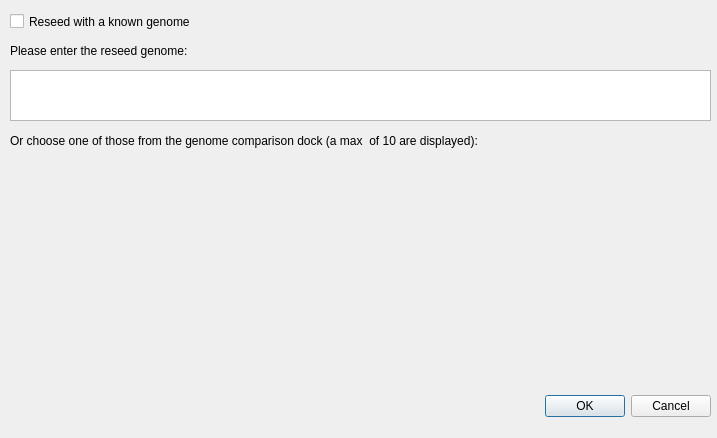
<?xml version="1.0" encoding="UTF-8"?>
<ui version="4.0">
 <class>reseed</class>
 <widget class="QDialog" name="reseed">
  <property name="geometry">
   <rect>
    <x>0</x>
    <y>0</y>
    <width>717</width>
    <height>438</height>
   </rect>
  </property>
  <property name="windowTitle">
   <string>Dialog</string>
  </property>
  <widget class="QDialogButtonBox" name="buttonBox">
   <property name="geometry">
    <rect>
     <x>370</x>
     <y>390</y>
     <width>341</width>
     <height>32</height>
    </rect>
   </property>
   <property name="orientation">
    <enum>Qt::Horizontal</enum>
   </property>
   <property name="standardButtons">
    <set>QDialogButtonBox::Cancel|QDialogButtonBox::Ok</set>
   </property>
  </widget>
  <widget class="QLabel" name="label">
   <property name="geometry">
    <rect>
     <x>10</x>
     <y>40</y>
     <width>361</width>
     <height>21</height>
    </rect>
   </property>
   <property name="text">
    <string>Please enter the reseed genome:</string>
   </property>
  </widget>
  <widget class="QPlainTextEdit" name="genomeTextEdit">
   <property name="geometry">
    <rect>
     <x>10</x>
     <y>70</y>
     <width>701</width>
     <height>51</height>
    </rect>
   </property>
  </widget>
  <widget class="QCheckBox" name="CheckBoxReseedSession">
   <property name="geometry">
    <rect>
     <x>10</x>
     <y>10</y>
     <width>331</width>
     <height>23</height>
    </rect>
   </property>
   <property name="text">
    <string>Reseed with a known genome</string>
   </property>
  </widget>
  <widget class="QLabel" name="label_2">
   <property name="geometry">
    <rect>
     <x>10</x>
     <y>120</y>
     <width>701</width>
     <height>41</height>
    </rect>
   </property>
   <property name="text">
    <string>Or choose one of those from the genome comparison dock (a max  of 10 are displayed):</string>
   </property>
  </widget>
  <widget class="QWidget" name="verticalLayoutWidget">
   <property name="geometry">
    <rect>
     <x>10</x>
     <y>150</y>
     <width>701</width>
     <height>231</height>
    </rect>
   </property>
   <layout class="QVBoxLayout" name="genomesLayout"/>
  </widget>
 </widget>
 <resources/>
 <connections>
  <connection>
   <sender>buttonBox</sender>
   <signal>accepted()</signal>
   <receiver>reseed</receiver>
   <slot>accept()</slot>
   <hints>
    <hint type="sourcelabel">
     <x>248</x>
     <y>254</y>
    </hint>
    <hint type="destinationlabel">
     <x>157</x>
     <y>274</y>
    </hint>
   </hints>
  </connection>
  <connection>
   <sender>buttonBox</sender>
   <signal>rejected()</signal>
   <receiver>reseed</receiver>
   <slot>reject()</slot>
   <hints>
    <hint type="sourcelabel">
     <x>316</x>
     <y>260</y>
    </hint>
    <hint type="destinationlabel">
     <x>286</x>
     <y>274</y>
    </hint>
   </hints>
  </connection>
 </connections>
</ui>
